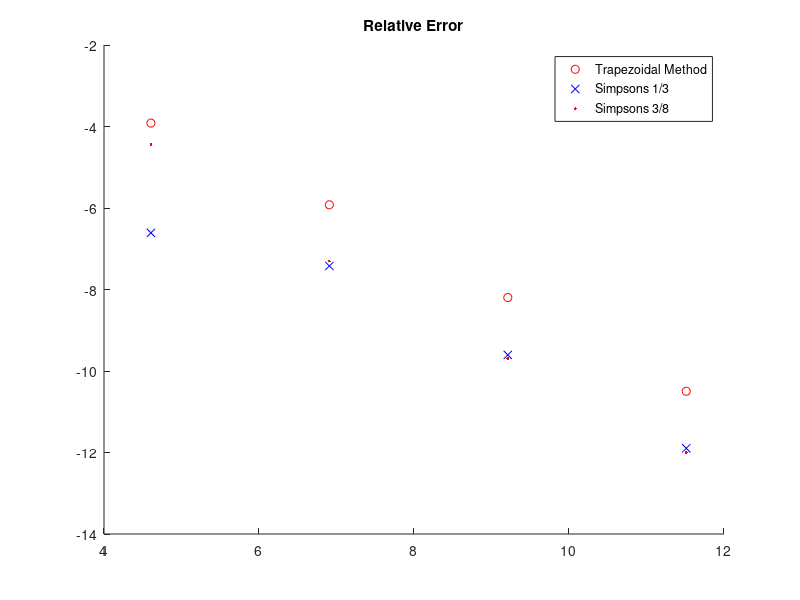

Here is the MATLAB script that generated this plot:
% Homework #9a
clc
clear;
close all;
%===================================
% (9a)
%-----------------------------------
nres=[10 1e2 1e3 1e4 1e5];
func= @(x) log(1+x)/x;
j=1;
while j<(length(nres)+1)
    exes=0:1/nres(j):1;
    for i=1:nres(j)
    texas(i)=func(exes(i));
    end
    trap(j)=0;
    third(j)=0;
    treefiddy(j)=0;
    %f(a) uses right side rectangle due to NaN on first subinterval
    trap(j)=texas(2)/nres(j);
    for i=3:nres(j)        
        %trapezoidal
        trap(j)=trap(j)+((texas(i)+texas(i-1))/2)*exes(2);     
    end
    %Simpsons 1/3
    %f(b)+f(a)
    %f(a) uses right side rectangle due to NaN on first interval
    third(j)=(exes(2)/3)*(texas(nres(j))+texas(2));
    %middle terms
    for i=2:2:nres(j)-2
       third(j)=third(j)+(exes(2)/3)*(4*texas(i)+2*texas(i+1));   
    end
    %Simpsons 3/8
    %f(a)+f(b). first interval also rectangle as before
    treefiddy(j)=(3*exes(2)/8)*(texas(nres(j)));
    %middle term summations
    for i=2:3:nres(j)-1
        treefiddy(j)=treefiddy(j)+(3*exes(2)/8)*(3*(texas(i)+texas(i+1)));
    end 
    for i=4:3:nres(j)-2
        treefiddy(j)=treefiddy(j)+(3*exes(2)/8)*(2*texas(i));
    end
    trap(j)=trap(j)+texas(2)*exes(2);
    third(j)=third(j)+texas(2)*exes(2);
    treefiddy(j)=treefiddy(j)+texas(2)*exes(2);
    j=j+1;  
end
k=2;
    while k < (length(nres)+1)
    b(k-1)=log(nres(k));
    traperr(k-1)=trap(k)-trap(k-1);
    thirderr(k-1)=third(k)-third(k-1);
    treefiddyerr(k-1)=treefiddy(k)-treefiddy(k-1);
    k=k+1;
    end
    
hold on  
plot(b,log(abs(traperr)),'or',b,log(abs(thirderr)),'xb',b,log(abs(treefiddyerr)),'.r');
legend('Trapezoidal Method','Simpsons 1/3','Simpsons 3/8')
title('Relative Error')




%==========================================


%==========================================


